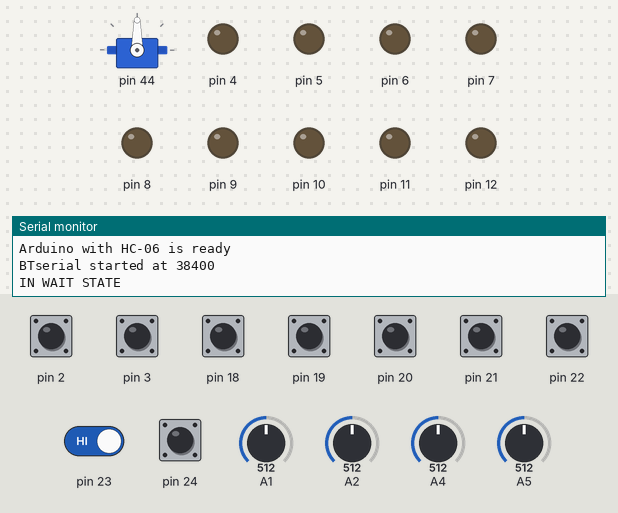
The sketch below on a simulated Arduino Mega 2560, built with avr-gcc and run on an emulated ATmega2560. On the bench: servo, output pins drawn as LEDs (lit = HIGH), the last lines printed to the serial monitor. Inputs (shaded band) come from the test bench; at power-on: pin 2, pin 3, pin 18–24 HIGH, A1 = 512, A2 = 512, A4 = 512, A5 = 512.

Above: at 1.2 s.
1.3 s: pin 22 pulled LOW for 0.15 s
At 2.0 s:
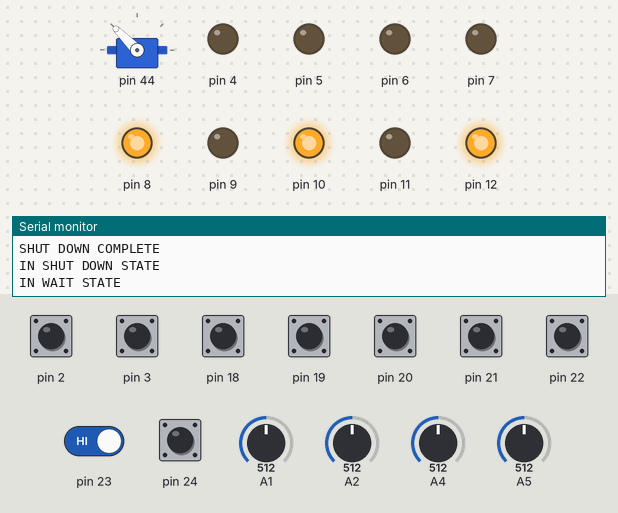
2.9 s: pin 22 pulled LOW for 1 s
At 3.2 s:
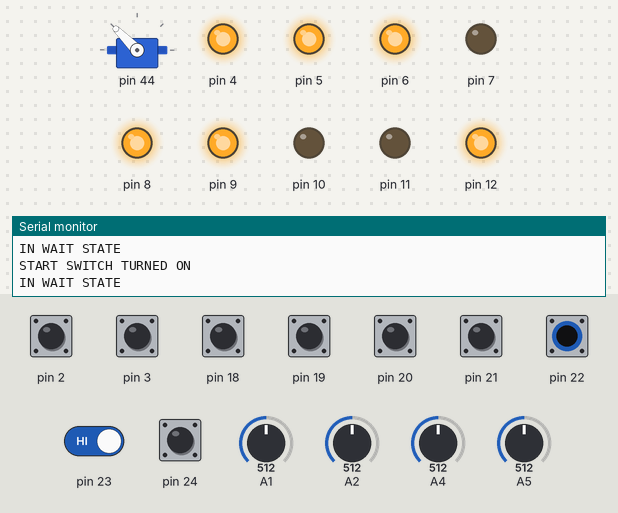
Timing chart, 0 to 5.9 s (numbered marks = the images above; inputs shaded):
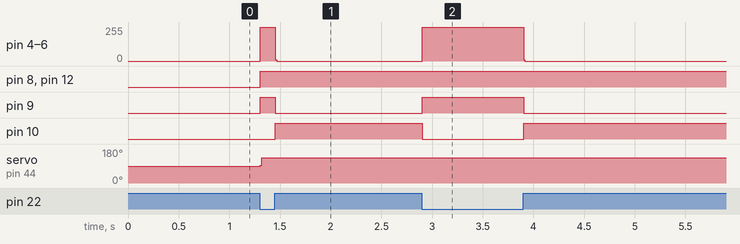

The sketch:

SLAVE_SURGICAL_ARM_SOFTWARE.ino
```cpp
#include "motor_control.h"
#include "potentiometer.h"
#include "button.h"
#include "state_machine.h"
#include "Event.h"


/*
 * README
 * CODE OVERVIEW
 * This is event-driven programming with a state machine to control active behavior
 * The main loop is used to constantly check for "interrupts" due to human interaction and also
 * continually manage other aspects that need constant update, such as reference angle readings and
 * motor commands based on PID controls.
 *
 * In the state machine file there is a boolean variable to set whether you are communicating master
 * reference angles over bluetooth or tethered connection. By swtiching that varaible, you will switch between
 * the two modes. NOTE that bluetooth mode is too noisy and has too much latency to be effectively used as is. It
 * is highly recommended that before just "plugging and playing," revisions to the wireless comm method be made. Trying
 * immediately to use BT as is with the full hardware manipulator may damage the motors due to jerky and/or noisy commands.
 * Also note that for BT to work, you must first unplug the tethered potentiometer cables from the master and plug them into
 * the master Arduino Uno, which must also be powered on.
 * Tethered, which is the default, works great!
 *
 * To use the robot, plug in the 12V power supply on the slave as well as the separate USB power supply for the arduino
 * Then, on the slave flip the start switch to on, and then the slave will begin following the master.
 * Often you need to recalibrate the slave DC motor encoders to effectively mimic the master joint angles, so if this is the case,
 * then adjus the master links until the slave links (minus the end effector joint as this is servo driven not DC)
 * both point directly down and the top rotation is at a good orientation to call "zero." Then, on the master just press once the
 * zero encoder button and now the slave arm will accurately reflect the master configuration.
 *
 * On the master there is also a fine control switch. When turned on, joint angle adjustments on the master map 2:1 to the slave.
 * This allows for more fine control of the slave and is intended for use when you have already moved right to the surgical site and
 * can sacrifice a large workspace for more precise control.
 *
 * As always, use caution with the robotic arm and operate safely. Monitor heat dissipation in top slave controls box, and be sure to
 * turn off the system power before ever adjusting electronics. Enjoy!
 *
*/


void setup() {

  //initialize the state machine
  initStateMachine();

  delay(5);
}

void loop() {
  // put your main code here, to run repeatedly:

  //check for start switch turned on
  if (startSwitchTurnedOn())
  {
    Serial.println("START SWITCH TURNED ON");
    addToQueue(START_BUTTON_PRESSED);
  }

  //check for start switch turned off
  if (startSwitchTurnedOff())
  {
    Serial.println("START SWITCH TURNED OFF");
    addToQueue(START_BUTTON_UNPRESSED);
  }

  //check for if trying to swtich to fine control from coarse control
  if (fineControlSwitchedOn())
  {
    Serial.println("FINE CONTROL SWITCH TURNED ON");
    addToQueue(FINE_CONTROL_BUTTON_PRESSED);
  }

  //check for if trying to swtich to fine control from coarse control
  if (fineControlSwitchedOff())
  {
    Serial.println("FINE CONTROL SWITCH TURNED OFF");
    addToQueue(FINE_CONTROL_BUTTON_UNPRESSED);
  }

  //check for if we need to return to
  if (returningToStartPos())
  {
    Serial.println("Returning to start pos");
    returnToStartPos();
    if (checkReturnToStartComplete())
    {
      Serial.println("SHUT DOWN COMPLETE");
      addToQueue(SHUT_DOWN_COMPLETE);
    }
  }

  //continually check for if the encoder init button is pressed
  checkEncInitButton();

  //continually read new master pot values
  updatePots();

  //continually update motor controls if activated
  controlMotors();

  //service an event from the queue if one is there
  serviceEventQueue();
}
```

Event.cpp
```cpp
/* Includes ------------------------------------------------------------------*/
#include "Event.h"
#include "state_machine.h"

/* Macros ------------------------------------------------------------------*/


/* Module variables ---------------------------------------------------------*/
//instantiate a variable of queue struct type
ev_queue event_queue;

/* functions ------------------------------------------------------------------*/

//initialize the event queue
void initQueue(void)
{
    //set size of queue to 0
    event_queue.queueSize = 0;
    //set start pointer to 0
    event_queue.queueStart = 0;
    //set end pointer to 0
    event_queue.queueEnd = 0;
}

//function to add event to queue********
void addToQueue(event_type new_event)
{
    //check if queue is not empty -- if it is, then cant move pointer to end of it
    if (event_queue.queueSize > 0)
    {
        //move end of queue pointer to one plus the previous end
        event_queue.queueEnd = event_queue.queueEnd + 1;
    }
    //add one to the queue size
    event_queue.queueSize = event_queue.queueSize + 1;

    //check if the end of queue is at the max queue size
    if (event_queue.queueSize >= MAX_EVENT_QUEUE_SIZE)
    {
        //if it is, set the end of queue pointer to zero spot
        event_queue.queueEnd = 0;
    }
    //set the end of the queue in the queue struct queue to be the added event
    event_queue.queue[event_queue.queueEnd] = new_event;
}

//function to service the event at the front of the queue**********
void serviceEventQueue(void)
{
    //create enum event type for current event
    event_type current_event;

    //if queue is not empty
    if (event_queue.queueSize > 0)
    {
        //set the current event equal to the event at start of queue
        current_event = event_queue.queue[event_queue.queueStart];
        //delete that event we just grabbed from the queue
        removeFromQueue();
        //pass the current event to the state machine
        stateMachine(current_event);
    }
}

//function to remove event from queue*********
void removeFromQueue(void)
{
    //check if the queue size is not empty
    if (event_queue.queueSize > 0)
    {
        //check if queue size is greater than 1 (so won't be empty after a delete)
        if (event_queue.queueSize > 1)
        {
            //point start of queue to advance one forward
            event_queue.queueStart = event_queue.queueStart + 1;
        }
        //decrement queue size by 1
        event_queue.queueSize = event_queue.queueSize - 1;
        //check if start of queue is at max queue size
        if (event_queue.queueStart >= MAX_EVENT_QUEUE_SIZE)
        {
            //move start of queue pointer to element zero
            event_queue.queueStart = 0;
        }
    }
}
```

Event.h
```cpp
/* Define to prevent recursive inclusion -------------------------------------*/
#ifndef __EVENT_H_
#define __EVENT_H_


/* Includes ------------------------------------------------------------------*/

//define macro for max queue size
#define MAX_EVENT_QUEUE_SIZE 20


/*Instantiate---------------------------------------------------------*/

//create enum for the different events that can occur (that we care about)
typedef enum
{
    NO_EVENT,
    START_BUTTON_PRESSED,
    START_BUTTON_UNPRESSED,
    SHUT_DOWN_COMPLETE,
    ENCODER_INIT_BUTTON_PRESSED,
    FINE_CONTROL_BUTTON_PRESSED,
    FINE_CONTROL_BUTTON_UNPRESSED,
    MOVEMENT_STARTED,
} event_type;

//create a struct to hold the specific event
typedef struct ev_queue
{
    //create queue
    event_type queue[MAX_EVENT_QUEUE_SIZE];
    //size of queue variable
    int queueSize;
    //start of queue variable
    int queueStart;
    //end of queue variable
    int queueEnd;
} ev_queue;

/*Function definitions---------------------------------------------------------*/

//initialize the event queue
void initQueue(void);

//function to add event to queue
void addToQueue(event_type new_event);

//function to service the event at the front of the queue
void removeFromQueue(void);

//function to remove event from queue
void serviceEventQueue(void);


#endif /*__EVENT_H_ */
```

button.cpp
```cpp
#include "button.h"

///note all button stuff is backwards from intuition. can only set internal pullup for arduino input pins,
//so HIGH = button off and LOW = button on!

Button::Button(int pinButton)
{
  buttonPin = pinButton;
  //initialize off
  currState = HIGH;
}

//check to see if start switch is on...
bool Button::buttonStateOn(void)
{
  currState = digitalRead(buttonPin);
  if (currState == LOW) return true;
  else return false;
}

  //check to see if a button is off...
bool Button::buttonStateOff(void)
{
  currState = digitalRead(buttonPin);
  if (currState == HIGH) return true;
  else return false;
}

//check to see if button was pressed once...
bool Button::buttonSinglePress(void)
{
  static double prevTime = 0;
  double currTime = millis();
  double waitPeriod = currTime - prevTime;
  double waitThreshold = 2000;
  //Serial.println(currTime);

  //read current state
  bool tempState = digitalRead(buttonPin);

  //check to see if button pressed and wasn't immediately just pressed and hasn't been held down (been low for a while)...
  if ((currState = HIGH) && (tempState == LOW) && (waitPeriod > waitThreshold))
  {
    currState = tempState;
    prevTime = currTime;
    return true;
  }
  else
  {
    currState = HIGH;
    return false;
  }
}

//check to see if switch was pressed once on...
//remember logic is backwards because of pullup resistor
bool Button::switchTurnedOn(void)
{
  static double prevTime = 0;
  double currTime = millis();
  double waitPeriod = currTime - prevTime;
  double waitThreshold = 50;
  //Serial.println(currTime);

  //read current state
  bool tempState = digitalRead(buttonPin);

  if ((tempState == 0) && (currState != tempState) && (waitPeriod > waitThreshold))
  {
    currState = tempState;
    prevTime = currTime;
    return true;
  }
  else return false;
}

//check to see if switch was pressed once off...
//remember logic is backwards because of pullup resistor
bool Button::switchTurnedOff(void)
{
  static double prevTime = 0;
  double currTime = millis();
  double waitPeriod = currTime - prevTime;
  double waitThreshold = 50;
  //Serial.println(currTime);

  //read current state
  bool tempState = digitalRead(buttonPin);

  if ((tempState > 0) && (currState != tempState) && (waitPeriod > waitThreshold))
  {
    currState = tempState;
    prevTime = currTime;
    return true;
  }
  else return false;
}
```

button.h
```cpp
//make sure don't double include
#ifndef button
#define button

//make sure we act have arduino version necessary and
//library included to use arduino functions
#if (ARDUINO >= 100)
  #include "Arduino.h"
#else
  #include "WProgram.h"
#endif

class Button {
  private:
  int buttonPin;
  bool currState;

  public:
  //constructor
  Button(int pinButton);

  //check to see if start switch is off...
  bool buttonStateOff(void);

  //check to see if a button is on...
  bool buttonStateOn(void);

  //check to see if button was pressed once...
  bool buttonSinglePress(void);

  //check to see if switch was pressed once on...
  bool switchTurnedOn(void);

  //check to see if switch was pressed once off...
  bool switchTurnedOff(void);

};

#endif
```

motor_control.cpp
```cpp
#include "motor_control.h"


Motor::Motor(int pinPWM, int pinENCA, int pinENCB, int pinEN1, int pinEN2, int currSense, int revCounts){
  //instantiate some stuff for the motor/PID control
  prevTime = 0.0; //ms
  e_deriv_prev = 0.0;
  motorMax = 12.0; //volts NOTE: should be 255 in PWM
  deadzone = 0; //PWM NOTE: need to experimentally update with full links
  count = 0;
  currAngle = 0;
  countsPerRev = revCounts; //2249; //motor spec for 47:1 gear ratio
  prev_motor_command = 0;
  initEncoders = false;
  refAngle = 0;

  //define this motor's pins for communication
  PWMpin = pinPWM; ENCApin = pinENCA; ENCBpin = pinENCB; EN1pin = pinEN1, EN2pin = pinEN2; currMonitor = currSense;
}

void Motor::setParams(float kpNew, float kdNew, float kiNew){
  kp = kpNew; kd = kdNew; ki = kiNew;
  }

//method to account for belt drive ratio
void Motor::setBeltRatio(float ratio)
{
  countsPerRev = countsPerRev * ratio;
}

void Motor::setRef(float refVal){
  ref = refVal;
}

//get the current motor error
double Motor::getError(void)
{
  //return current motor error
  return e;
}

void Motor::setRefAngle(float angleRef){
  refAngle = angleRef;
}

//get the reference angle
float Motor::getRefAngle(void)
{
  return refAngle;
}

int Motor::getPWMpin(){
  return PWMpin;
}

int Motor::getCount(){
  return count;
}

float Motor::getAngle(){
  return currAngle;
}

//returns the current draw of the motor
float Motor::getCurrentDraw()
{
  float current = analogRead(currMonitor);///140; //channel reads up to 12A current, 140mV per amp
  return current;
}

//set encoders to zero for zero angle reference
void Motor::initEncoder()
{
  count = 0;
  currAngle = 0;
  setEncoderInit(true);
}

//set the motor deadzone range
void Motor::setDeadzone(float rangeDeadzone)
{
  deadzone = rangeDeadzone;
}

void Motor::setEncoderInit(bool logic)
{
  initEncoders = logic;
}

bool Motor::doEncoderInit(void)
{
  bool temp = initEncoders; //get curr value
  setEncoderInit(false); //reset initencoders value
  return temp;
}

//get method for seeing if the encoders have been initialized
bool Motor::encodersInitialized(void)
{
  return initEncoders;
}


//returns count converted to angle - RELATIVE TO INITIALIZED ZERO
float Motor::countToDegree(int count)
{
  currAngle = count/countsPerRev * 360.0;
  return currAngle;
}

double Motor::computePID(){
  //get time update since last loop run
  currTime = millis();
  elapsedTime = (double)(currTime - prevTime);

  //get time for deriv calc...
  static unsigned long prevTime_deriv = 0;
  unsigned long currTime_deriv = millis();
  double elapsedTime_deriv = (double)(currTime_deriv - prevTime_deriv);

  //update angles based on interrupt counts
  currAngle = countToDegree(count);
  //update errors
  e = refAngle - currAngle;  //error
  e_integral += e * elapsedTime; //integral error
  if (elapsedTime_deriv >= 5)
  {
    e_deriv = (e - e_prev) / elapsedTime;  //derivative error
  }
  else
  {
    e_deriv = e_deriv_prev;
  }
  //Filter derivative error to prevent noisy spikes
  e_deriv = .8 * (e_deriv) + .2 * e_deriv_prev;

  //calc motor command
  motor_command = kp*e + ki*e_integral + kd*e_deriv;

  if (motor_command <= 0){
    digitalWrite(EN1pin, LOW);
    digitalWrite(EN2pin, HIGH);
  }
  else {
    digitalWrite(EN1pin, HIGH);
    digitalWrite(EN2pin, LOW);
  }


  //check for saturation
  motor_command = min(motorMax,max(-motorMax, motor_command));

  //update so it is only positive
  motor_command = abs(motor_command);

  //need to now account for deadzone in motor command...
  motor_command = motor_command + deadzone/255*12;

  //check for positive saturation only now...
  motor_command = min(motor_command, motorMax);

  //update new previous values
  e_prev = e; e_deriv_prev = e_deriv;
  prevTime = currTime; prevTime_deriv = currTime_deriv;
  prev_motor_command = motor_command;

  return motor_command;
}

//https://howtomechatronics.com/tutorials/arduino/rotary-encoder-works-use-arduino/
//quadrature encoder!! Clockwise is ++ in count!!
void Motor::readEncoder(int encInt){
  static unsigned long lastInterruptTime = 0;
  unsigned long interruptTime = millis();

  //see if encoder A fired...
  if (encInt == 1)
  {
    //see if encoder A is high
    if (digitalRead(ENCApin) == HIGH)
    {
      if (digitalRead(ENCBpin) == LOW) count++;
      if (digitalRead(ENCBpin) == HIGH) count--;
      }
      //see if encoder A is low
      if (digitalRead(ENCApin) == LOW)
      {
      if (digitalRead(ENCBpin) == HIGH) count++;
      if (digitalRead(ENCBpin) == LOW) count--;
    }
  }
  //see if encoder B fired...
  if (encInt == 2)
  {
    //see if encoder B is high
    if (digitalRead(ENCBpin) == HIGH)
    {
      if (digitalRead(ENCApin) == HIGH) count++;
      if (digitalRead(ENCApin) == LOW) count--;
      }
      //see if encoder B is low
      if (digitalRead(ENCBpin) == LOW)
      {
      if (digitalRead(ENCApin) == LOW) count++;
      if (digitalRead(ENCApin) == HIGH) count--;
    }
  }

  //check if we have wrapped a full 360 degree rotation
  if (abs(count) > countsPerRev) count = 0;
}
```

potentiometer.cpp
```cpp
#include "potentiometer.h"

Potentiometer::Potentiometer(int maxCnt, int ROM_deg, int countZero){
  maxCount = maxCnt;
  ROM_degrees = ROM_deg;
  angDegrees = 0;
  zeroCount = countZero;
  signFactor = 1;
}

float Potentiometer::getAngle(int potVal)
{
  //calculate distance off of defined zero point
  float distFromSet= potVal - zeroCount;
  //account for pot nonlinearities...
  if (ROM_degrees <= 300 && distFromSet > 0)
  {
    angDegrees = distFromSet / 350 * 90; //350 is counts to go 90 degrees
  }
   else angDegrees = distFromSet / maxCount * ROM_degrees;

   //need sign check so that master and slave convention align
   return angDegrees * signFactor;
}

//set scaling to 1 or -1 as motors and pots were not mounted on same sides
void Potentiometer::directionFactor(int signAdjust)
{
  signFactor = signAdjust;
}
```

potentiometer.h
```cpp
//make sure don't double include
#ifndef pt
#define pt

//make sure we act have arduino version necessary and
//library included to use arduino functions
#if (ARDUINO >= 100)
  #include "Arduino.h"
#else
  #include "WProgram.h"
#endif

class Potentiometer {
  private:
  float angDegrees;
  int potVal;
  int maxCount, ROM_degrees;
  int zeroCount;
  int signFactor;

  public:
  //constructor
  Potentiometer(int maxCnt, int ROM_deg, int countZero);

  float getAngle(int potVal);

  //set scaling to 1 or -1 as motors and pots were not mounted on same sides
  void directionFactor(int signAdjust);

};

#endif
```

Source omitted: motor_control.h (2454 bytes), state_machine.cpp (18235 bytes), state_machine.h (2605 bytes)

Measured:
- after the input at 1.3 s, pin 4–6: 0/255 → 255/255 at once, → 0/255 0.15 s later; pin 8, pin 12: LOW → HIGH at once; pin 9: LOW → HIGH at once, → LOW 0.15 s later; pin 10: LOW → HIGH after 0.15 s; servo on pin 44: 90° → 135° at once
- after the input at 2.9 s, pin 4–6: 0/255 → 255/255 at once, → 0/255 1.0 s later; pin 9: LOW → HIGH at once, → LOW 1.0 s later; pin 10: HIGH → LOW at once, → HIGH 1.0 s later
